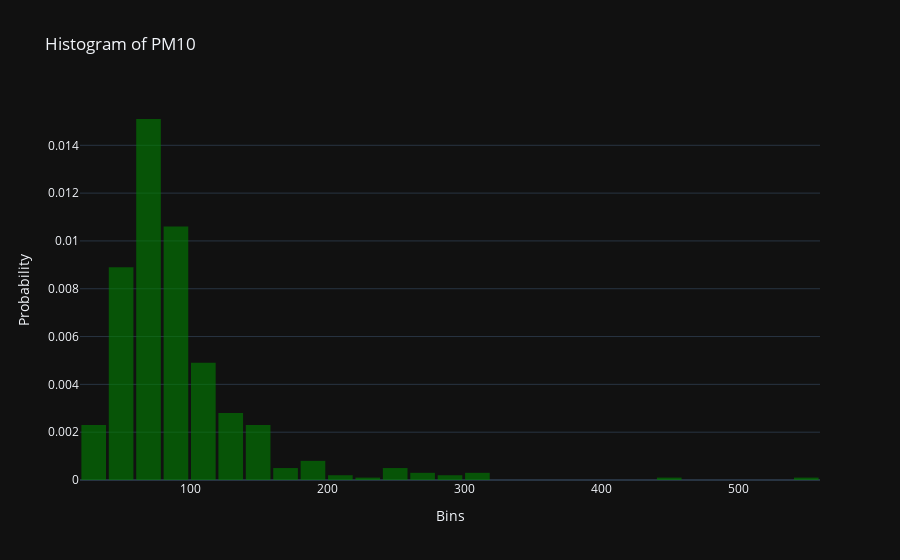

Source (notebook cell):
### Code cell
import plotly.graph_objects as go

# Create histogram
fig = go.Figure()
fig.add_trace(go.Histogram(
    x=df['PM10'],
    histnorm='probability density',
    nbinsx=50,
    marker=dict(color='green', opacity=0.6)
))

# Update layout
fig.update_layout(
    title='Histogram of PM10',
    xaxis_title='Bins',
    yaxis_title='Probability',
    template='plotly_dark',
    bargap=0.1
)

# Show figure
fig.show()

### Figure 1 — Plotly figure (JSON) as saved in the notebook; plotly's stock layout.template omitted (floating-point values rounded to 4 significant figures; data arrays with more than 128 entries replaced by an {"elided": "..."} marker saying what was removed)
{"data": [{"histnorm": "probability density", "marker": {"color": "green", "opacity": 0.6}, "nbinsx": 50, "type": "histogram", "x": {"elided": "500 int values"}}], "layout": {"bargap": 0.1, "title": {"text": "Histogram of PM10"}, "xaxis": {"title": {"text": "Bins"}}, "yaxis": {"title": {"text": "Probability"}}}}
